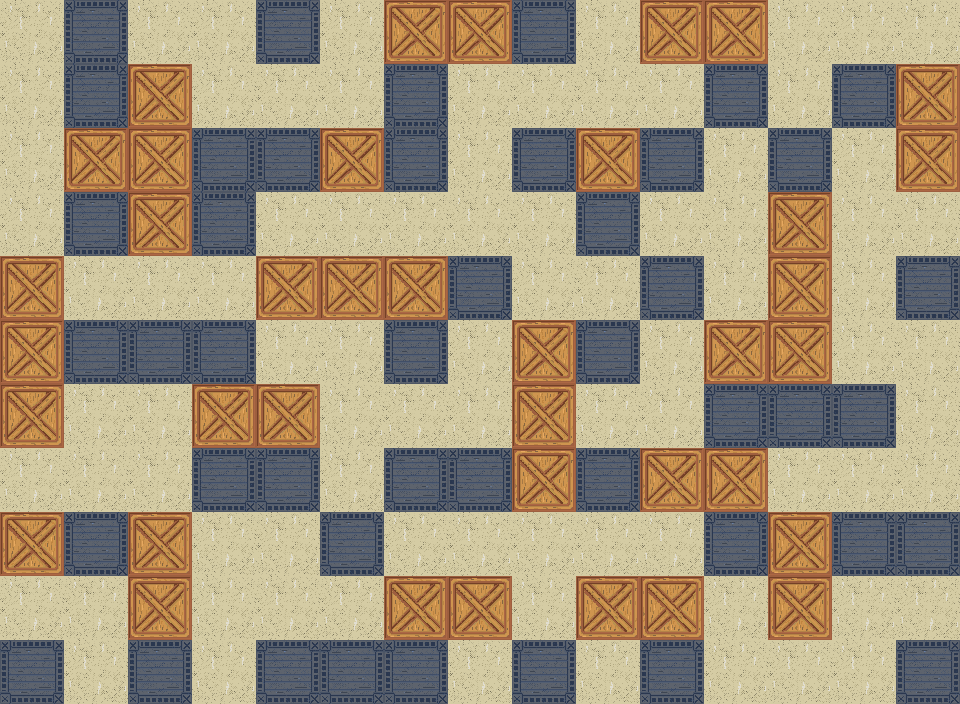

A level layout from a 2D game, rendered from its tile map. Below: a short description, then the map file with its tile-grid data intact:
An orthogonal 15x11 tile map with 64x64 px tiles, 1 tile layer (Tile Layer 1).

<map version="1.2" tiledversion="1.2.1" orientation="orthogonal" renderorder="right-down" width="15" height="11" tilewidth="64" tileheight="64" infinite="0" nextlayerid="2" nextobjectid="1">
 <tileset firstgid="1" source="sokoban.tsx" />
 <layer id="1" name="Tile Layer 1" width="15" height="11">
  <data encoding="csv">
1,2,1,1,2,1,3,3,2,1,3,3,1,1,1,
1,2,3,1,1,1,2,1,1,1,1,2,1,2,3,
1,3,3,2,2,3,2,1,2,3,2,1,2,1,3,
1,2,3,2,1,1,1,1,1,2,1,1,3,1,1,
3,1,1,1,3,3,3,2,1,1,2,1,3,1,2,
3,2,2,2,1,1,2,1,3,2,1,3,3,1,1,
3,1,1,3,3,1,1,1,3,1,1,2,2,2,1,
1,1,1,2,2,1,2,2,3,2,3,3,1,1,1,
3,2,3,1,1,2,1,1,1,1,1,2,3,2,2,
1,1,3,1,1,1,3,3,1,3,3,1,3,1,1,
2,1,2,1,2,2,2,1,2,1,2,1,1,1,2
</data>
 </layer>
</map>
